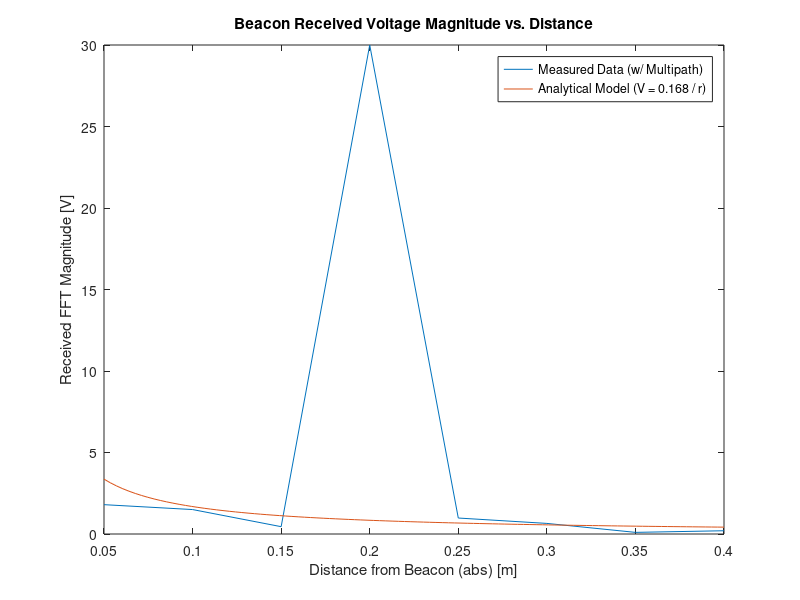

This chart was generated by the following MATLAB code:
%Lachlan McDermott
%Lab 5 Underwater accoustics - Part 4
%2/22/2026

clear; 
clc;

%intake data
%!!!! replace in lab with data from measurements !!!!

distances = [0.05, 0.10, 0.15, 0.20, 0.25, 0.30, 0.35, 0.40];
%spacing rel to the wall and the beacon
recordedVoltages = [1.80, 1.5, 0.45, 30, 0.98, 0.65, 0.1, 0.2];
%fft max magnitude 


%theoretical curve
logR= log(distances);
logV = log(recordedVoltages);

%p = polyfit(x,y,n) returns the coefficients for a polynomial p(x) of degree n that is a best fit (in a least-squares sense) for the data in y. 
% The coefficients in p are in descending powers, and the length of p is
% n+1 yayahdah...

p = polyfit(logR, logV, 1); 
c = exp(p(2));

r = linspace(min(distances), max(distances), 100);
v = c./r;

%plot
figure('Name', 'Beacon Magnitude vs. Distance');
grid on;

plot(distances, recordedVoltages); 
hold on;

plot(r, v); 

title('Beacon Received Voltage Magnitude vs. Distance');
xlabel('Distance from Beacon (abs) [m]');
ylabel('Received FFT Magnitude [V]');
equationLegend = sprintf('Analytical Model (V = %.3f / r)', c);
legend('Measured Data (w/ Multipath)', equationLegend);